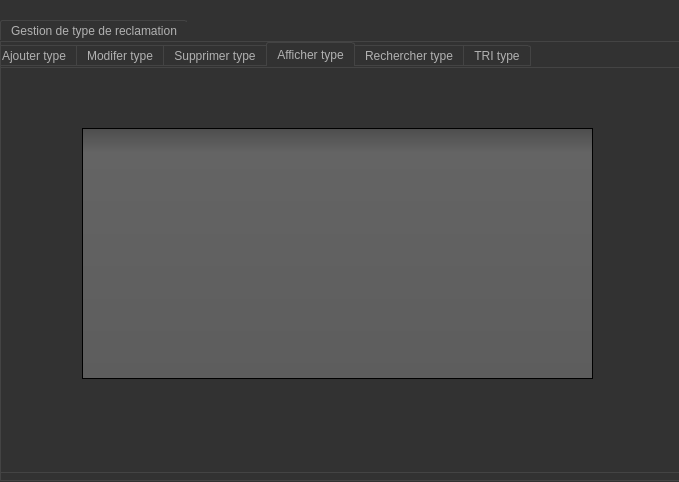
<?xml version="1.0" encoding="UTF-8"?>
<ui version="4.0">
 <class>Typedegestion</class>
 <widget class="QDialog" name="Typedegestion">
  <property name="geometry">
   <rect>
    <x>0</x>
    <y>0</y>
    <width>679</width>
    <height>482</height>
   </rect>
  </property>
  <property name="windowTitle">
   <string>Dialog</string>
  </property>
  <property name="styleSheet">
   <string notr="true">QToolTip
{
     border: 1px solid black;
     background-color: #ffa02f;
     padding: 1px;
     border-radius: 3px;
     opacity: 100;
}

QWidget
{
    color: #b1b1b1;
    background-color: #323232;
}

QWidget:item:hover
{
    background-color: QLinearGradient( x1: 0, y1: 0, x2: 0, y2: 1, stop: 0 #ffa02f, stop: 1 #ca0619);
    color: #000000;
}

QWidget:item:selected
{
    background-color: QLinearGradient( x1: 0, y1: 0, x2: 0, y2: 1, stop: 0 #ffa02f, stop: 1 #d7801a);
}

QMenuBar::item
{
    background: transparent;
}

QMenuBar::item:selected
{
    background: transparent;
    border: 1px solid #ffaa00;
}

QMenuBar::item:pressed
{
    background: #444;
    border: 1px solid #000;
    background-color: QLinearGradient(
        x1:0, y1:0,
        x2:0, y2:1,
        stop:1 #212121,
        stop:0.4 #343434/*,
        stop:0.2 #343434,
        stop:0.1 #ffaa00*/
    );
    margin-bottom:-1px;
    padding-bottom:1px;
}

QMenu
{
    border: 1px solid #000;
}

QMenu::item
{
    padding: 2px 20px 2px 20px;
}

QMenu::item:selected
{
    color: #000000;
}

QWidget:disabled
{
    color: #404040;
    background-color: #323232;
}

QAbstractItemView
{
    background-color: QLinearGradient( x1: 0, y1: 0, x2: 0, y2: 1, stop: 0 #4d4d4d, stop: 0.1 #646464, stop: 1 #5d5d5d);
}

QWidget:focus
{
    /*border: 2px solid QLinearGradient( x1: 0, y1: 0, x2: 0, y2: 1, stop: 0 #ffa02f, stop: 1 #d7801a);*/
}

QLineEdit
{
    background-color: QLinearGradient( x1: 0, y1: 0, x2: 0, y2: 1, stop: 0 #4d4d4d, stop: 0 #646464, stop: 1 #5d5d5d);
    padding: 1px;
    border-style: solid;
    border: 1px solid #1e1e1e;
    border-radius: 5;
}

QPushButton
{
    color: #b1b1b1;
    background-color: QLinearGradient( x1: 0, y1: 0, x2: 0, y2: 1, stop: 0 #565656, stop: 0.1 #525252, stop: 0.5 #4e4e4e, stop: 0.9 #4a4a4a, stop: 1 #464646);
    border-width: 1px;
    border-color: #1e1e1e;
    border-style: solid;
    border-radius: 6;
    padding: 3px;
    font-size: 12px;
    padding-left: 5px;
    padding-right: 5px;
}

QPushButton:pressed
{
    background-color: QLinearGradient( x1: 0, y1: 0, x2: 0, y2: 1, stop: 0 #2d2d2d, stop: 0.1 #2b2b2b, stop: 0.5 #292929, stop: 0.9 #282828, stop: 1 #252525);
}

QComboBox
{
    selection-background-color: #ffaa00;
    background-color: QLinearGradient( x1: 0, y1: 0, x2: 0, y2: 1, stop: 0 #565656, stop: 0.1 #525252, stop: 0.5 #4e4e4e, stop: 0.9 #4a4a4a, stop: 1 #464646);
    border-style: solid;
    border: 1px solid #1e1e1e;
    border-radius: 5;
}

QComboBox:hover,QPushButton:hover
{
    border: 2px solid QLinearGradient( x1: 0, y1: 0, x2: 0, y2: 1, stop: 0 #ffa02f, stop: 1 #d7801a);
}


QComboBox:on
{
    padding-top: 3px;
    padding-left: 4px;
    background-color: QLinearGradient( x1: 0, y1: 0, x2: 0, y2: 1, stop: 0 #2d2d2d, stop: 0.1 #2b2b2b, stop: 0.5 #292929, stop: 0.9 #282828, stop: 1 #252525);
    selection-background-color: #ffaa00;
}

QComboBox QAbstractItemView
{
    border: 2px solid darkgray;
    selection-background-color: QLinearGradient( x1: 0, y1: 0, x2: 0, y2: 1, stop: 0 #ffa02f, stop: 1 #d7801a);
}

QComboBox::drop-down
{
     subcontrol-origin: padding;
     subcontrol-position: top right;
     width: 15px;

     border-left-width: 0px;
     border-left-color: darkgray;
     border-left-style: solid; /* just a single line */
     border-top-right-radius: 3px; /* same radius as the QComboBox */
     border-bottom-right-radius: 3px;
 }

QComboBox::down-arrow
{
     image: url(:/down_arrow.png);
}

QGroupBox:focus
{
border: 2px solid QLinearGradient( x1: 0, y1: 0, x2: 0, y2: 1, stop: 0 #ffa02f, stop: 1 #d7801a);
}

QTextEdit:focus
{
    border: 2px solid QLinearGradient( x1: 0, y1: 0, x2: 0, y2: 1, stop: 0 #ffa02f, stop: 1 #d7801a);
}

QScrollBar:horizontal {
     border: 1px solid #222222;
     background: QLinearGradient( x1: 0, y1: 0, x2: 0, y2: 1, stop: 0.0 #121212, stop: 0.2 #282828, stop: 1 #484848);
     height: 7px;
     margin: 0px 16px 0 16px;
}

QScrollBar::handle:horizontal
{
      background: QLinearGradient( x1: 0, y1: 0, x2: 1, y2: 0, stop: 0 #ffa02f, stop: 0.5 #d7801a, stop: 1 #ffa02f);
      min-height: 20px;
      border-radius: 2px;
}

QScrollBar::add-line:horizontal {
      border: 1px solid #1b1b19;
      border-radius: 2px;
      background: QLinearGradient( x1: 0, y1: 0, x2: 1, y2: 0, stop: 0 #ffa02f, stop: 1 #d7801a);
      width: 14px;
      subcontrol-position: right;
      subcontrol-origin: margin;
}

QScrollBar::sub-line:horizontal {
      border: 1px solid #1b1b19;
      border-radius: 2px;
      background: QLinearGradient( x1: 0, y1: 0, x2: 1, y2: 0, stop: 0 #ffa02f, stop: 1 #d7801a);
      width: 14px;
     subcontrol-position: left;
     subcontrol-origin: margin;
}

QScrollBar::right-arrow:horizontal, QScrollBar::left-arrow:horizontal
{
      border: 1px solid black;
      width: 1px;
      height: 1px;
      background: white;
}

QScrollBar::add-page:horizontal, QScrollBar::sub-page:horizontal
{
      background: none;
}

QScrollBar:vertical
{
      background: QLinearGradient( x1: 0, y1: 0, x2: 1, y2: 0, stop: 0.0 #121212, stop: 0.2 #282828, stop: 1 #484848);
      width: 7px;
      margin: 16px 0 16px 0;
      border: 1px solid #222222;
}

QScrollBar::handle:vertical
{
      background: QLinearGradient( x1: 0, y1: 0, x2: 0, y2: 1, stop: 0 #ffa02f, stop: 0.5 #d7801a, stop: 1 #ffa02f);
      min-height: 20px;
      border-radius: 2px;
}

QScrollBar::add-line:vertical
{
      border: 1px solid #1b1b19;
      border-radius: 2px;
      background: QLinearGradient( x1: 0, y1: 0, x2: 0, y2: 1, stop: 0 #ffa02f, stop: 1 #d7801a);
      height: 14px;
      subcontrol-position: bottom;
      subcontrol-origin: margin;
}

QScrollBar::sub-line:vertical
{
      border: 1px solid #1b1b19;
      border-radius: 2px;
      background: QLinearGradient( x1: 0, y1: 0, x2: 0, y2: 1, stop: 0 #d7801a, stop: 1 #ffa02f);
      height: 14px;
      subcontrol-position: top;
      subcontrol-origin: margin;
}

QScrollBar::up-arrow:vertical, QScrollBar::down-arrow:vertical
{
      border: 1px solid black;
      width: 1px;
      height: 1px;
      background: white;
}


QScrollBar::add-page:vertical, QScrollBar::sub-page:vertical
{
      background: none;
}

QTextEdit
{
    background-color: #242424;
}

QPlainTextEdit
{
    background-color: #242424;
}

QHeaderView::section
{
    background-color: QLinearGradient(x1:0, y1:0, x2:0, y2:1, stop:0 #616161, stop: 0.5 #505050, stop: 0.6 #434343, stop:1 #656565);
    color: white;
    padding-left: 4px;
    border: 1px solid #6c6c6c;
}

QCheckBox:disabled
{
color: #414141;
}

QDockWidget::title
{
    text-align: center;
    spacing: 3px; /* spacing between items in the tool bar */
    background-color: QLinearGradient(x1:0, y1:0, x2:0, y2:1, stop:0 #323232, stop: 0.5 #242424, stop:1 #323232);
}

QDockWidget::close-button, QDockWidget::float-button
{
    text-align: center;
    spacing: 1px; /* spacing between items in the tool bar */
    background-color: QLinearGradient(x1:0, y1:0, x2:0, y2:1, stop:0 #323232, stop: 0.5 #242424, stop:1 #323232);
}

QDockWidget::close-button:hover, QDockWidget::float-button:hover
{
    background: #242424;
}

QDockWidget::close-button:pressed, QDockWidget::float-button:pressed
{
    padding: 1px -1px -1px 1px;
}

QMainWindow::separator
{
    background-color: QLinearGradient(x1:0, y1:0, x2:0, y2:1, stop:0 #161616, stop: 0.5 #151515, stop: 0.6 #212121, stop:1 #343434);
    color: white;
    padding-left: 4px;
    border: 1px solid #4c4c4c;
    spacing: 3px; /* spacing between items in the tool bar */
}

QMainWindow::separator:hover
{

    background-color: QLinearGradient(x1:0, y1:0, x2:0, y2:1, stop:0 #d7801a, stop:0.5 #b56c17 stop:1 #ffa02f);
    color: white;
    padding-left: 4px;
    border: 1px solid #6c6c6c;
    spacing: 3px; /* spacing between items in the tool bar */
}

QToolBar::handle
{
     spacing: 3px; /* spacing between items in the tool bar */
     background: url(:/images/handle.png);
}

QMenu::separator
{
    height: 2px;
    background-color: QLinearGradient(x1:0, y1:0, x2:0, y2:1, stop:0 #161616, stop: 0.5 #151515, stop: 0.6 #212121, stop:1 #343434);
    color: white;
    padding-left: 4px;
    margin-left: 10px;
    margin-right: 5px;
}

QProgressBar
{
    border: 2px solid grey;
    border-radius: 5px;
    text-align: center;
}

QProgressBar::chunk
{
    background-color: #d7801a;
    width: 2.15px;
    margin: 0.5px;
}

QTabBar::tab {
    color: #b1b1b1;
    border: 1px solid #444;
    border-bottom-style: none;
    background-color: #323232;
    padding-left: 10px;
    padding-right: 10px;
    padding-top: 3px;
    padding-bottom: 2px;
    margin-right: -1px;
}

QTabWidget::pane {
    border: 1px solid #444;
    top: 1px;
}

QTabBar::tab:last
{
    margin-right: 0; /* the last selected tab has nothing to overlap with on the right */
    border-top-right-radius: 3px;
}

QTabBar::tab:first:!selected
{
 margin-left: 0px; /* the last selected tab has nothing to overlap with on the right */


    border-top-left-radius: 3px;
}

QTabBar::tab:!selected
{
    color: #b1b1b1;
    border-bottom-style: solid;
    margin-top: 3px;
    background-color: QLinearGradient(x1:0, y1:0, x2:0, y2:1, stop:1 #212121, stop:.4 #343434);
}

QTabBar::tab:selected
{
    border-top-left-radius: 3px;
    border-top-right-radius: 3px;
    margin-bottom: 0px;
}

QTabBar::tab:!selected:hover
{
    /*border-top: 2px solid #ffaa00;
    padding-bottom: 3px;*/
    border-top-left-radius: 3px;
    border-top-right-radius: 3px;
    background-color: QLinearGradient(x1:0, y1:0, x2:0, y2:1, stop:1 #212121, stop:0.4 #343434, stop:0.2 #343434, stop:0.1 #ffaa00);
}

QRadioButton::indicator:checked, QRadioButton::indicator:unchecked{
    color: #b1b1b1;
    background-color: #323232;
    border: 1px solid #b1b1b1;
    border-radius: 6px;
}

QRadioButton::indicator:checked
{
    background-color: qradialgradient(
        cx: 0.5, cy: 0.5,
        fx: 0.5, fy: 0.5,
        radius: 1.0,
        stop: 0.25 #ffaa00,
        stop: 0.3 #323232
    );
}

QCheckBox::indicator{
    color: #b1b1b1;
    background-color: #323232;
    border: 1px solid #b1b1b1;
    width: 9px;
    height: 9px;
}

QRadioButton::indicator
{
    border-radius: 6px;
}

QRadioButton::indicator:hover, QCheckBox::indicator:hover
{
    border: 1px solid #ffaa00;
}

QCheckBox::indicator:checked
{
    image:url(:/images/checkbox.png);
}

QCheckBox::indicator:disabled, QRadioButton::indicator:disabled
{
    border: 1px solid #444;
}</string>
  </property>
  <widget class="QTabWidget" name="tabWidget">
   <property name="geometry">
    <rect>
     <x>0</x>
     <y>20</y>
     <width>741</width>
     <height>461</height>
    </rect>
   </property>
   <property name="currentIndex">
    <number>0</number>
   </property>
   <widget class="QWidget" name="tab_9">
    <attribute name="title">
     <string>Gestion de type de reclamation</string>
    </attribute>
    <widget class="QTabWidget" name="tabWidget_4">
     <property name="geometry">
      <rect>
       <x>-10</x>
       <y>0</y>
       <width>761</width>
       <height>431</height>
      </rect>
     </property>
     <property name="currentIndex">
      <number>3</number>
     </property>
     <widget class="QWidget" name="AddA_2">
      <attribute name="title">
       <string>Ajouter type</string>
      </attribute>
      <widget class="QGroupBox" name="groupBox_3">
       <property name="geometry">
        <rect>
         <x>90</x>
         <y>50</y>
         <width>491</width>
         <height>301</height>
        </rect>
       </property>
       <property name="title">
        <string>Gestion d'ajout</string>
       </property>
       <widget class="QLineEdit" name="lineEdit_cin_2">
        <property name="geometry">
         <rect>
          <x>260</x>
          <y>40</y>
          <width>113</width>
          <height>20</height>
         </rect>
        </property>
        <property name="text">
         <string/>
        </property>
       </widget>
       <widget class="QLineEdit" name="lineEdit_prenom_2">
        <property name="geometry">
         <rect>
          <x>260</x>
          <y>120</y>
          <width>113</width>
          <height>20</height>
         </rect>
        </property>
       </widget>
       <widget class="QLabel" name="label_14">
        <property name="geometry">
         <rect>
          <x>70</x>
          <y>40</y>
          <width>111</width>
          <height>16</height>
         </rect>
        </property>
        <property name="text">
         <string>NUMREC</string>
        </property>
       </widget>
       <widget class="QLabel" name="label_15">
        <property name="geometry">
         <rect>
          <x>70</x>
          <y>120</y>
          <width>111</width>
          <height>16</height>
         </rect>
        </property>
        <property name="text">
         <string>mauvais service</string>
        </property>
       </widget>
       <widget class="QLabel" name="label_16">
        <property name="geometry">
         <rect>
          <x>70</x>
          <y>80</y>
          <width>141</width>
          <height>20</height>
         </rect>
        </property>
        <property name="text">
         <string>changement des conditions</string>
        </property>
       </widget>
       <widget class="QLabel" name="label_17">
        <property name="geometry">
         <rect>
          <x>70</x>
          <y>160</y>
          <width>111</width>
          <height>16</height>
         </rect>
        </property>
        <property name="text">
         <string>Retard</string>
        </property>
       </widget>
       <widget class="QLineEdit" name="lineEdit_nom_2">
        <property name="geometry">
         <rect>
          <x>260</x>
          <y>80</y>
          <width>113</width>
          <height>20</height>
         </rect>
        </property>
        <property name="text">
         <string/>
        </property>
       </widget>
       <widget class="QLineEdit" name="lineEdit_age_2">
        <property name="geometry">
         <rect>
          <x>260</x>
          <y>160</y>
          <width>113</width>
          <height>20</height>
         </rect>
        </property>
        <property name="text">
         <string/>
        </property>
       </widget>
       <widget class="QPushButton" name="pb_ajouter_2">
        <property name="geometry">
         <rect>
          <x>390</x>
          <y>260</y>
          <width>75</width>
          <height>23</height>
         </rect>
        </property>
        <property name="text">
         <string>Ajouter</string>
        </property>
       </widget>
      </widget>
     </widget>
     <widget class="QWidget" name="modif_2">
      <attribute name="title">
       <string>Modifer type</string>
      </attribute>
      <widget class="QLabel" name="label_18">
       <property name="geometry">
        <rect>
         <x>30</x>
         <y>20</y>
         <width>81</width>
         <height>16</height>
        </rect>
       </property>
       <property name="text">
        <string>No réclamation?</string>
       </property>
      </widget>
      <widget class="QTextBrowser" name="textBrowser_4">
       <property name="geometry">
        <rect>
         <x>500</x>
         <y>10</y>
         <width>191</width>
         <height>121</height>
        </rect>
       </property>
       <property name="html">
        <string>&lt;!DOCTYPE HTML PUBLIC &quot;-//W3C//DTD HTML 4.0//EN&quot; &quot;http://www.w3.org/TR/REC-html40/strict.dtd&quot;&gt;
&lt;html&gt;&lt;head&gt;&lt;meta name=&quot;qrichtext&quot; content=&quot;1&quot; /&gt;&lt;style type=&quot;text/css&quot;&gt;
p, li { white-space: pre-wrap; }
&lt;/style&gt;&lt;/head&gt;&lt;body style=&quot; font-family:'MS Shell Dlg 2'; font-size:8.25pt; font-weight:400; font-style:normal;&quot;&gt;
&lt;p style=&quot; margin-top:0px; margin-bottom:0px; margin-left:0px; margin-right:0px; -qt-block-indent:0; text-indent:0px;&quot;&gt;Vorte commentaire?&lt;/p&gt;&lt;/body&gt;&lt;/html&gt;</string>
       </property>
      </widget>
      <widget class="QPushButton" name="pb_modifier_2">
       <property name="geometry">
        <rect>
         <x>30</x>
         <y>70</y>
         <width>75</width>
         <height>23</height>
        </rect>
       </property>
       <property name="text">
        <string>Appliquer!</string>
       </property>
      </widget>
      <widget class="QGroupBox" name="groupBox_4">
       <property name="geometry">
        <rect>
         <x>30</x>
         <y>160</y>
         <width>231</width>
         <height>231</height>
        </rect>
       </property>
       <property name="title">
        <string>No rec</string>
       </property>
       <widget class="QProgressBar" name="progressBar_2">
        <property name="geometry">
         <rect>
          <x>20</x>
          <y>192</y>
          <width>191</width>
          <height>31</height>
         </rect>
        </property>
        <property name="value">
         <number>0</number>
        </property>
       </widget>
       <widget class="QLCDNumber" name="lcdNumber_2">
        <property name="geometry">
         <rect>
          <x>140</x>
          <y>140</y>
          <width>64</width>
          <height>23</height>
         </rect>
        </property>
        <property name="intValue" stdset="0">
         <number>0</number>
        </property>
       </widget>
       <widget class="QTextBrowser" name="textBrowser_5">
        <property name="geometry">
         <rect>
          <x>10</x>
          <y>20</y>
          <width>211</width>
          <height>151</height>
         </rect>
        </property>
       </widget>
       <widget class="QSlider" name="horizontalSlider_4">
        <property name="geometry">
         <rect>
          <x>10</x>
          <y>170</y>
          <width>211</width>
          <height>22</height>
         </rect>
        </property>
        <property name="orientation">
         <enum>Qt::Horizontal</enum>
        </property>
       </widget>
      </widget>
      <widget class="Line" name="line_2">
       <property name="geometry">
        <rect>
         <x>10</x>
         <y>140</y>
         <width>711</width>
         <height>16</height>
        </rect>
       </property>
       <property name="orientation">
        <enum>Qt::Horizontal</enum>
       </property>
      </widget>
      <widget class="QSpinBox" name="spinBox_2">
       <property name="geometry">
        <rect>
         <x>140</x>
         <y>20</y>
         <width>141</width>
         <height>22</height>
        </rect>
       </property>
      </widget>
      <widget class="QTabWidget" name="tabWidget_5">
       <property name="geometry">
        <rect>
         <x>110</x>
         <y>50</y>
         <width>381</width>
         <height>80</height>
        </rect>
       </property>
       <property name="currentIndex">
        <number>2</number>
       </property>
       <widget class="QWidget" name="tab_10">
        <attribute name="title">
         <string>NUMREC</string>
        </attribute>
        <widget class="QLineEdit" name="lineEdit_9">
         <property name="geometry">
          <rect>
           <x>30</x>
           <y>20</y>
           <width>113</width>
           <height>20</height>
          </rect>
         </property>
        </widget>
       </widget>
       <widget class="QWidget" name="tab_11">
        <attribute name="title">
         <string>chang des conds</string>
        </attribute>
        <widget class="QLineEdit" name="lineEdit_10">
         <property name="geometry">
          <rect>
           <x>30</x>
           <y>20</y>
           <width>113</width>
           <height>20</height>
          </rect>
         </property>
        </widget>
       </widget>
       <widget class="QWidget" name="tab_12">
        <attribute name="title">
         <string>mauvais service</string>
        </attribute>
        <widget class="QLineEdit" name="lineEdit_11">
         <property name="geometry">
          <rect>
           <x>30</x>
           <y>20</y>
           <width>113</width>
           <height>20</height>
          </rect>
         </property>
        </widget>
       </widget>
       <widget class="QWidget" name="tab_13">
        <attribute name="title">
         <string>Retard</string>
        </attribute>
        <widget class="QLineEdit" name="lineEdit_12">
         <property name="geometry">
          <rect>
           <x>30</x>
           <y>20</y>
           <width>113</width>
           <height>20</height>
          </rect>
         </property>
        </widget>
       </widget>
      </widget>
      <widget class="QStackedWidget" name="stackedWidget_2">
       <property name="geometry">
        <rect>
         <x>429</x>
         <y>10</y>
         <width>61</width>
         <height>41</height>
        </rect>
       </property>
       <widget class="QWidget" name="page_7"/>
       <widget class="QWidget" name="page_8"/>
      </widget>
      <widget class="QRadioButton" name="radioButton_2">
       <property name="geometry">
        <rect>
         <x>300</x>
         <y>20</y>
         <width>82</width>
         <height>17</height>
        </rect>
       </property>
       <property name="text">
        <string>Sauvegarder?</string>
       </property>
      </widget>
      <widget class="QListView" name="listView_2">
       <property name="geometry">
        <rect>
         <x>290</x>
         <y>170</y>
         <width>401</width>
         <height>221</height>
        </rect>
       </property>
      </widget>
      <widget class="QDialogButtonBox" name="buttonBox_2">
       <property name="geometry">
        <rect>
         <x>485</x>
         <y>360</y>
         <width>191</width>
         <height>23</height>
        </rect>
       </property>
       <property name="standardButtons">
        <set>QDialogButtonBox::Cancel|QDialogButtonBox::Ok</set>
       </property>
      </widget>
     </widget>
     <widget class="QWidget" name="supp_2">
      <attribute name="title">
       <string>Supprimer type</string>
      </attribute>
      <widget class="QLineEdit" name="lineEdit_codean_3">
       <property name="geometry">
        <rect>
         <x>350</x>
         <y>60</y>
         <width>113</width>
         <height>20</height>
        </rect>
       </property>
      </widget>
      <widget class="QLabel" name="label_19">
       <property name="geometry">
        <rect>
         <x>130</x>
         <y>60</y>
         <width>161</width>
         <height>20</height>
        </rect>
       </property>
       <property name="text">
        <string>N° type réclamation</string>
       </property>
      </widget>
      <widget class="QPushButton" name="pb_supprimer_2">
       <property name="geometry">
        <rect>
         <x>520</x>
         <y>100</y>
         <width>75</width>
         <height>23</height>
        </rect>
       </property>
       <property name="text">
        <string>Supprimer</string>
       </property>
      </widget>
      <widget class="QLabel" name="label_pic_2">
       <property name="enabled">
        <bool>true</bool>
       </property>
       <property name="geometry">
        <rect>
         <x>20</x>
         <y>10</y>
         <width>691</width>
         <height>371</height>
        </rect>
       </property>
       <property name="text">
        <string/>
       </property>
      </widget>
      <zorder>label_pic_2</zorder>
      <zorder>lineEdit_codean_3</zorder>
      <zorder>label_19</zorder>
      <zorder>pb_supprimer_2</zorder>
     </widget>
     <widget class="QWidget" name="affiche_2">
      <attribute name="title">
       <string>Afficher type</string>
      </attribute>
      <widget class="QTableView" name="tabreclamation_4">
       <property name="geometry">
        <rect>
         <x>90</x>
         <y>60</y>
         <width>511</width>
         <height>251</height>
        </rect>
       </property>
       <property name="tabletTracking">
        <bool>false</bool>
       </property>
      </widget>
     </widget>
     <widget class="QWidget" name="tab_14">
      <attribute name="title">
       <string>Rechercher type</string>
      </attribute>
      <widget class="QPushButton" name="pb_Rechercher_2">
       <property name="geometry">
        <rect>
         <x>530</x>
         <y>150</y>
         <width>81</width>
         <height>31</height>
        </rect>
       </property>
       <property name="text">
        <string>Rechercher</string>
       </property>
      </widget>
      <widget class="QLineEdit" name="lineEdit_rechercher_2">
       <property name="geometry">
        <rect>
         <x>230</x>
         <y>30</y>
         <width>113</width>
         <height>20</height>
        </rect>
       </property>
      </widget>
      <widget class="QLabel" name="label_20">
       <property name="geometry">
        <rect>
         <x>40</x>
         <y>30</y>
         <width>161</width>
         <height>16</height>
        </rect>
       </property>
       <property name="text">
        <string>N° de réclamation rechérché?</string>
       </property>
      </widget>
      <widget class="QTableView" name="tabreclamation_5">
       <property name="geometry">
        <rect>
         <x>10</x>
         <y>70</y>
         <width>511</width>
         <height>251</height>
        </rect>
       </property>
       <property name="tabletTracking">
        <bool>false</bool>
       </property>
      </widget>
     </widget>
     <widget class="QWidget" name="tab_15">
      <attribute name="title">
       <string>TRI type</string>
      </attribute>
      <widget class="QTableView" name="tabreclamation_6">
       <property name="geometry">
        <rect>
         <x>360</x>
         <y>30</y>
         <width>331</width>
         <height>251</height>
        </rect>
       </property>
       <property name="tabletTracking">
        <bool>false</bool>
       </property>
      </widget>
      <widget class="QPushButton" name="pushButton_7">
       <property name="geometry">
        <rect>
         <x>30</x>
         <y>140</y>
         <width>75</width>
         <height>23</height>
        </rect>
       </property>
       <property name="text">
        <string>SAVE</string>
       </property>
      </widget>
      <widget class="QPushButton" name="pushButton_8">
       <property name="geometry">
        <rect>
         <x>150</x>
         <y>140</y>
         <width>75</width>
         <height>23</height>
        </rect>
       </property>
       <property name="text">
        <string>UPDATE</string>
       </property>
      </widget>
      <widget class="QPushButton" name="pushButton_9">
       <property name="geometry">
        <rect>
         <x>30</x>
         <y>200</y>
         <width>75</width>
         <height>23</height>
        </rect>
       </property>
       <property name="text">
        <string>DELETE</string>
       </property>
      </widget>
      <widget class="QPushButton" name="pb_trier">
       <property name="geometry">
        <rect>
         <x>470</x>
         <y>320</y>
         <width>101</width>
         <height>23</height>
        </rect>
       </property>
       <property name="text">
        <string>LOAD DATA</string>
       </property>
      </widget>
      <widget class="QTextBrowser" name="textBrowser_6">
       <property name="geometry">
        <rect>
         <x>230</x>
         <y>61</y>
         <width>121</width>
         <height>221</height>
        </rect>
       </property>
      </widget>
      <widget class="QComboBox" name="comboBox_2">
       <property name="geometry">
        <rect>
         <x>230</x>
         <y>20</y>
         <width>121</width>
         <height>22</height>
        </rect>
       </property>
       <property name="frame">
        <bool>true</bool>
       </property>
       <property name="modelColumn">
        <number>1</number>
       </property>
      </widget>
      <widget class="QLineEdit" name="lineEdit_13">
       <property name="geometry">
        <rect>
         <x>100</x>
         <y>20</y>
         <width>113</width>
         <height>20</height>
        </rect>
       </property>
      </widget>
      <widget class="QLineEdit" name="lineEdit_14">
       <property name="geometry">
        <rect>
         <x>100</x>
         <y>50</y>
         <width>113</width>
         <height>20</height>
        </rect>
       </property>
      </widget>
      <widget class="QLineEdit" name="lineEdit_15">
       <property name="geometry">
        <rect>
         <x>100</x>
         <y>80</y>
         <width>113</width>
         <height>20</height>
        </rect>
       </property>
      </widget>
      <widget class="QLineEdit" name="lineEdit_16">
       <property name="geometry">
        <rect>
         <x>100</x>
         <y>110</y>
         <width>113</width>
         <height>20</height>
        </rect>
       </property>
      </widget>
      <widget class="QLabel" name="label_21">
       <property name="geometry">
        <rect>
         <x>50</x>
         <y>20</y>
         <width>47</width>
         <height>13</height>
        </rect>
       </property>
       <property name="text">
        <string>N°</string>
       </property>
      </widget>
      <widget class="QLabel" name="label_22">
       <property name="geometry">
        <rect>
         <x>50</x>
         <y>50</y>
         <width>47</width>
         <height>13</height>
        </rect>
       </property>
       <property name="text">
        <string>Raison</string>
       </property>
      </widget>
      <widget class="QLabel" name="label_23">
       <property name="geometry">
        <rect>
         <x>50</x>
         <y>80</y>
         <width>47</width>
         <height>13</height>
        </rect>
       </property>
       <property name="text">
        <string>Date</string>
       </property>
      </widget>
      <widget class="QLabel" name="label_24">
       <property name="geometry">
        <rect>
         <x>30</x>
         <y>110</y>
         <width>61</width>
         <height>16</height>
        </rect>
       </property>
       <property name="text">
        <string>Pourcentage</string>
       </property>
      </widget>
     </widget>
    </widget>
   </widget>
  </widget>
 </widget>
 <resources/>
 <connections/>
</ui>
